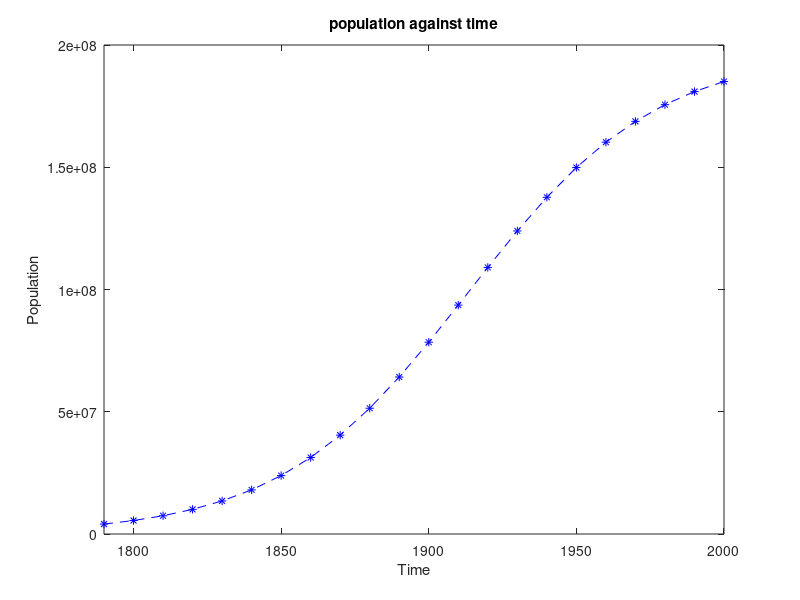

This figure's MATLAB source:
t=1790:10:2000;
p=197273000./(1.+exp(-0.03134.*(t-1913.25)));
disp(['The value of p is ',num2str(p)]) 
plot(t,p,'b--*');
axis([1790,2000,0,200000000]);
xlabel('Time');
ylabel('Population');
title('population against time')

t_=1790:3100;
point=[];
p_1=197273000./(1.+exp(-0.03134.*(t_-1913.25)));
for i=1:length(t_)-1
    if p_1(i)==p_1(i+1)
        flag=1;
        point(i)=i+1789;
    else
        flag=0;
    end
end
if flag==1
    for i=1:length(point)
        if point(i)
           disp(['Steady sate point is ',num2str(point(i))]);
           break;
        end
    end
else
    disp('No steady state.')
end